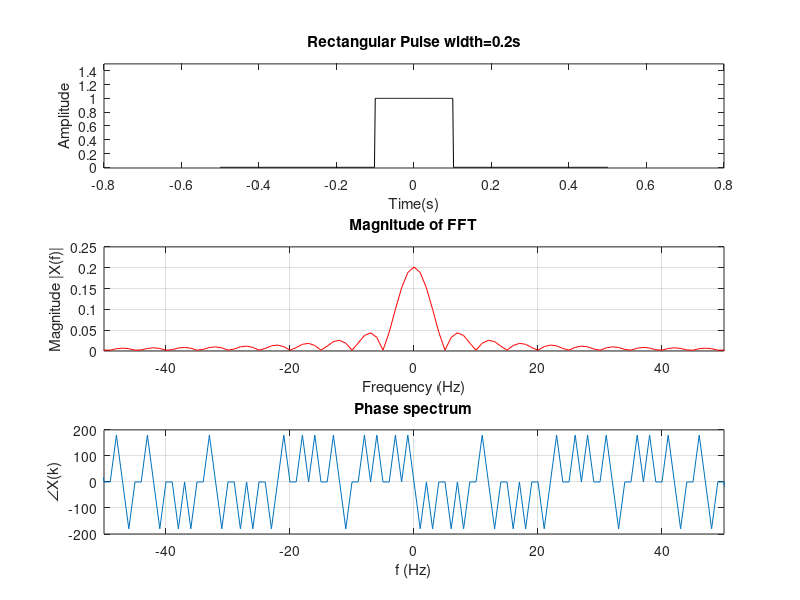

MATLAB code for this plot:
clear all; close all; clc;

fs = 500; % частота дискретизации
T = 0.2; % длительность прямоугольного импульса

t = -0.5:1/fs:0.5; % отсчеты времени
 
x = rectpuls(t, T); % генерация импульса

L=length(x);
NFFT = 500; % количество линий Фурье спектра
% FFT вместе с FFTshift для отрицательных и полож. частот
X = fftshift(fft(x,NFFT));
f = fs*(-NFFT/2:NFFT/2-1)/NFFT; % вектор частот

p = figure('position', [0, 0, 570, 500]);
fig1 = subplot(3, 1, 1);
plot(t, x, 'k');
title(['Rectangular Pulse width=', num2str(T),'s']);
xlabel('Time(s)');
ylabel('Amplitude');

fig2 = subplot(3, 1, 2);
plot(f,abs(X)/(L), 'r');
title('Magnitude of FFT');
xlabel('Frequency (Hz)')
ylabel('Magnitude |X(f)|');
grid on;

fig3 = subplot(3, 1, 3);
plot(f, atan2(imag(X),real(X))*180/pi);
title('Phase spectrum');
xlabel('f (Hz)');
ylabel('∠X(k)');
grid on;

ylim(fig1, [-0.01 1.5]);
ylim(fig2, [0 0.25]);
xlim(fig2, [-50 50]);
xlim(fig3, [-50 50]);
